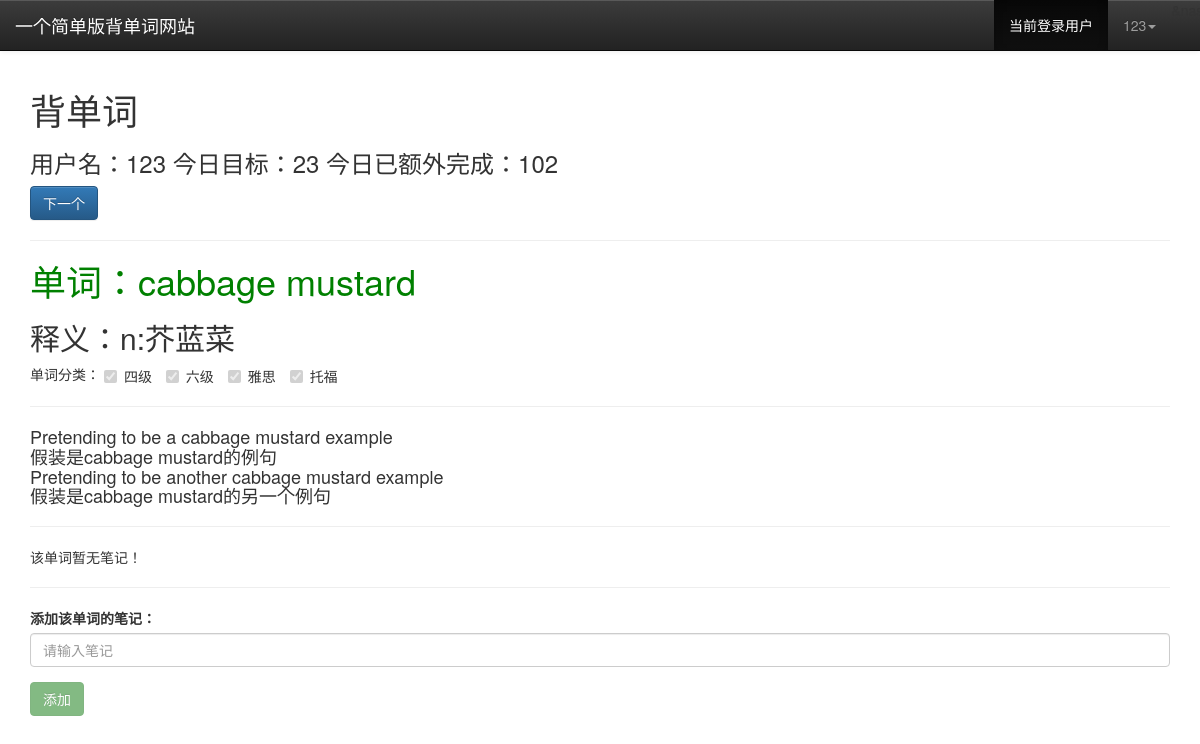
The app's page /backword (signed in) with its own data.
### backwordweb/models.py (models this page shows, shortened)
class Word(models.Model):
    id = models.AutoField(primary_key=True)             #单词id
    word = models.CharField(max_length=50)              #单词名
    interpretation = models.CharField(max_length=100)   #单词释义
    isCET4 = models.BooleanField()                      #单词是否属于四级词汇
    isCET6 = models.BooleanField()                      #单词是否属于六级词汇
    isIELTS = models.BooleanField()                     #单词是否属于雅思词汇
    isTOEFL = models.BooleanField()                     #单词是否属于托福词汇

class Example(models.Model):
    id = models.AutoField(primary_key=True)             #例句id
    wordid = models.ForeignKey('Word')                  #单词id(外键)
    exampleen = models.TextField(max_length=200)        #该例句
    examplezh = models.TextField(max_length=200)        #该例句的中文翻译

### backwordweb/views.py (the view, shortened to what this page needs)
# urls.py: url(r'^backword$', views.backword_view, name='backword_view'),
def backword_view(request):
    if request.method == 'GET':
        if request.session.get('username',False):
            username = request.session['username']
            user_obj = User.objects.get(username=username)
            isselectCET4 = user_obj.selectCET4
            isselectCET6 = user_obj.selectCET6
            isselectIELTS = user_obj.selectIELTS
            isselectTOEFL = user_obj.selectTOEFL
            daynum = user_obj.daynum
            dayrecitednum = user_obj.dayrecitednum
            if not (isselectCET4 or isselectCET6 or isselectIELTS or isselectTOEFL):
                noselect = True
                return render(request, 'info.html',locals())
            else:
                remaining = daynum - dayrecitednum
                if remaining < 0:
                    isdone = True
                    muchmore = -remaining
                if request.session.get('wordid',False):
                    wordid = request.session['wordid']
                selectword = Word.objects.get(id=wordid)
                word = selectword.word
                interpretation = selectword.interpretation
                isCET4 = selectword.isCET4
                isCET6 = selectword.isCET6
                isIELTS = selectword.isIELTS
                isTOEFL = selectword.isTOEFL
                example = Example.objects.filter(wordid=wordid)
                if example:
                    examplelist = list()
                    for item in example:
                        templist = list()
                        templist.append(item.exampleen)
                        templist.append(item.examplezh)
                        examplelist.append(templist)
                note = Note.objects.filter(wordid=wordid)
                return render(request, 'backword.html',locals())
        else:
            return redirect('/login')

### templates/backword.html (shortened to what this page needs)
{% extends "base.html" %} {% block title %}背单词{% endblock %} {% block mainbody %}
<div class="collapse navbar-collapse" id="bs-example-navbar-collapse-1">
    {% if request.session.username %}
    <ul class="nav navbar-nav navbar-right">
        <li class="active">
            <a>当前登录用户</a>
        </li>
        <li class="dropdown">
            <a href="#" class="dropdown-toggle" data-toggle="dropdown">{{request.session.username}}<strong class="caret"></strong></a>
        </li>
        </ul>
        <li>&nasp;</li>
    {% endif %}
    </nav>
    <h1>背单词</h1>
    <h3>用户名：{{request.session.username}}
    今日目标：{{daynum}}
{% if isdone %}
今日已额外完成：{{muchmore}}
{% else %}
    今日剩余：{{remaining}}
{% endif %}
    </h3>
    <form role="form" action="backword" method="post">
        <button type="submit" class="btn btn-primary">下一个</button>
    </form>
    <hr />
    <h1 style="color:green">单词：{{word}}</h1>
    <h2>释义：{{interpretation}}</h2> 单词分类：
    <label class="checkbox-inline">
        <input type="checkbox" id="isselectTOEFL" value="CET4" name="wordrange" {% if isCET4 %}checked{% endif %} disabled>四级
    </label>
    <label class="checkbox-inline">
        <input type="checkbox" id="inlineCheckbox2" value="CET6" name="wordrange" {% if isCET6 %}checked{% endif %} disabled>六级
    </label>
    <label class="checkbox-inline">
        <input type="checkbox" id="inlineCheckbox3" value="IELTS" name="wordrange" {% if isIELTS %}checked{% endif %} disabled>雅思
    </label>
    <label class="checkbox-inline">
        <input type="checkbox" id="inlineCheckbox4" value="TOEFL" name="wordrange" {% if isTOEFL %}checked{% endif %} disabled>托福
    </label>
    <hr />
    <h4>{% for i in examplelist %}{% for j in i %}{{j}}<br>{% endfor %}{% endfor %}</h4>
    <hr />{% if notelist %}
    <table class="table">
        <thead>
            <tr>
                <th width="30%">
                    用户
                </th>
                <th>
                    笔记
                </th>
            </tr>
        </thead>
        <tbody>{% for i in notelist %}
            <tr>
                {% for j in i %}
                <td>
                    {{j}}
                </td>
                {% endfor %}
            </tr>{% endfor %}
        </tbody>
    </table>{% else %}该单词暂无笔记！ {% endif %}
    <hr />
    <form role="form" action="addnote" method="post">
        <div class="form-group">
            <label for="note">添加该单词的笔记：</label>
            <input type="text" class="form-control" id="note" name="note" placeholder="请输入笔记" maxlength="100">
        </div>
        <button type="submit" class="btn btn-success" id="submitbtn" disabled>添加</button>
    </form>
    {% endblock %}

### templates/base.html (shortened to what this page needs)
<!DOCTYPE html>
<html>
<head>
    <link rel="stylesheet" type="text/css" href="/static/bootstrap-3.3.7-dist/css/bootstrap.css">
    <link rel="stylesheet" type="text/css" href="/static/bootstrap-3.3.7-dist/css/bootstrap-theme.css">
    <link rel="stylesheet" type="text/css" href="/static/css/style.css">
</head>
<body>
    <div class="container">
        <div class="row clearfix">
            <div class="col-md-12 column">
                <nav class="navbar navbar-default navbar-fixed-top navbar-inverse" role="navigation">
                    <div class="navbar-header">
                        <button type="button" class="navbar-toggle" data-toggle="collapse" data-target="#bs-example-navbar-collapse-1"> </button> <a class="navbar-brand" href="/">一个简单版背单词网站</a>
                    </div>
                    {% block mainbody %} {% endblock %}
            </div>
        </div>
    </div>
</body>
</html>

### static/css/style.css (style rules this page uses)
body { padding-top: 70px; }

### records on screen
Word: word "cabbage mustard", interpretation "n:芥蓝菜"
Example: i "Pretending to be a cabbage mustard example" "假装是cabbage mustard的例句"
Example: i "Pretending to be another cabbage mustard example" "假装是cabbage mustard的另一个例句"

### other values on screen
{{ request.session.username }} "123"
{{ daynum }} "23"
{{ muchmore }} "102"
